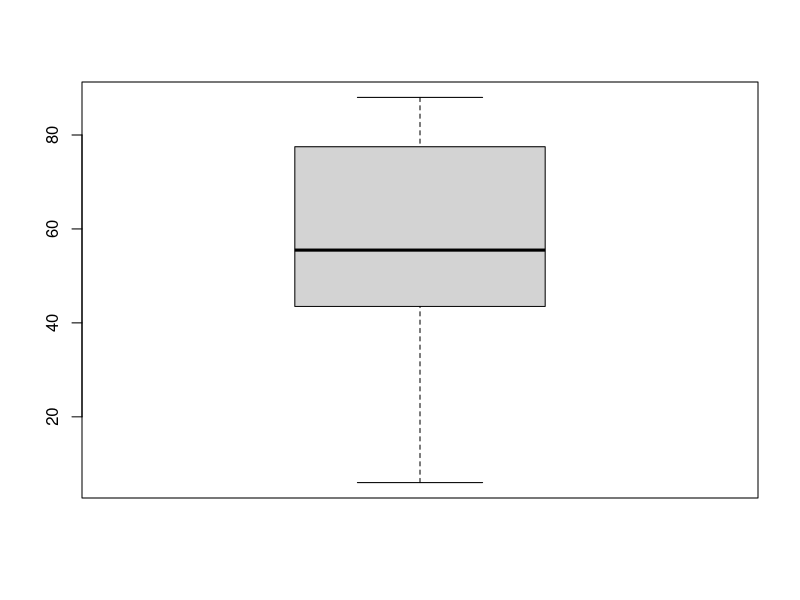

Write R code to recreate this figure.
#################################################
#  Company    : Stevens
#  Project    : MID-04
#  Purpose    : 
#  First Name : Huajie
#  Last Name  : Xu
#  Id		  : 10442734
#  Date       : 04/01/2019
#  Comments   :

#################################################

rm(list=ls())

a <- c(45,48,6,42,49,63,81,56,21,75,25,48,56,24,73,82,NA,80,86,88)


#Get the mean of the dataset
a2 = na.omit(a)

#Replace NA with the mean
a[is.na(a)] <- as.numeric(as.integer(mean(a2)))

#Maximum
max(a)

#Minimum
min(a)

#Median
median(a)

#Mean
mean(a)

#Standard deviation
sd(a)

#Generate the box plot
boxplot(a)